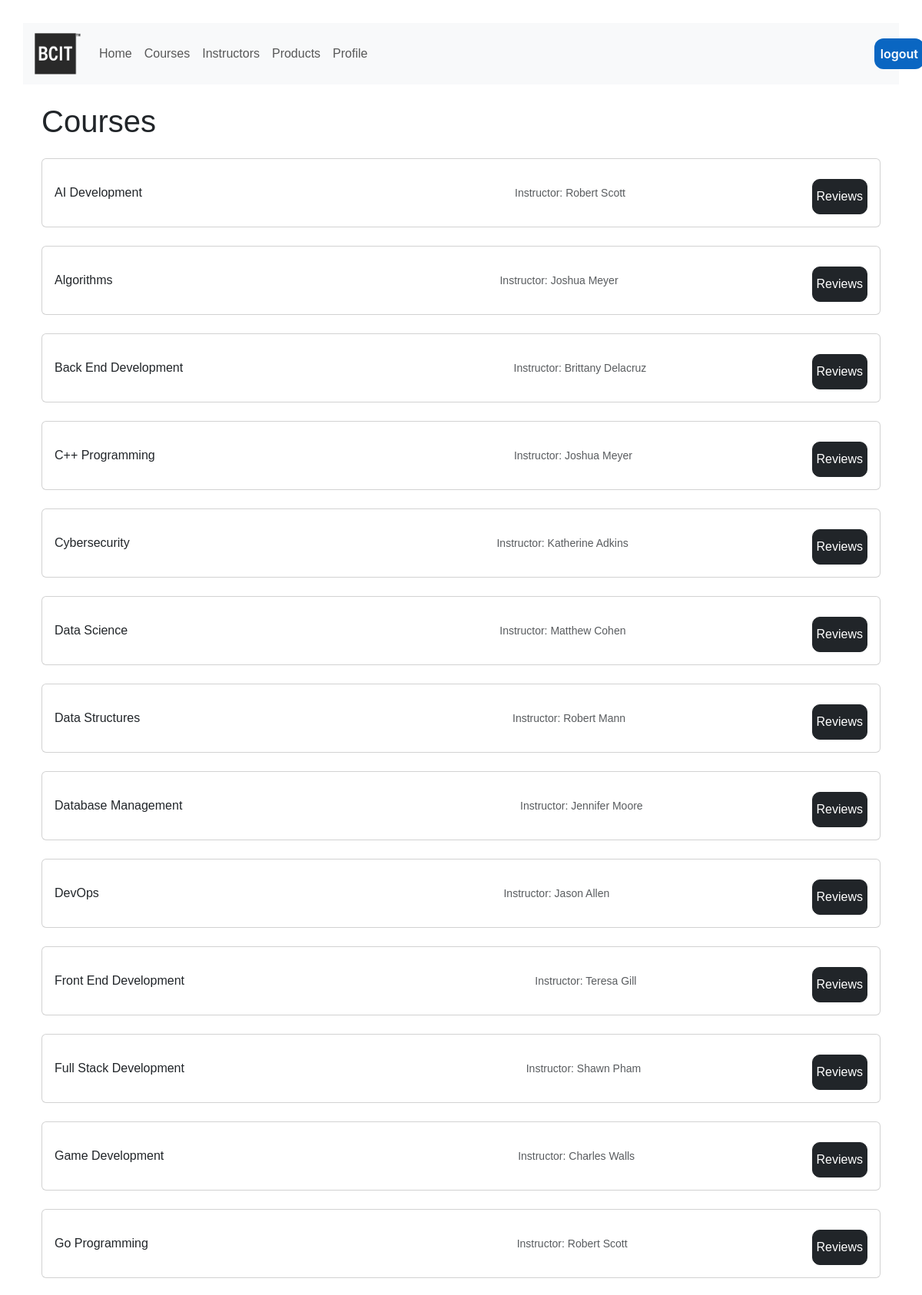
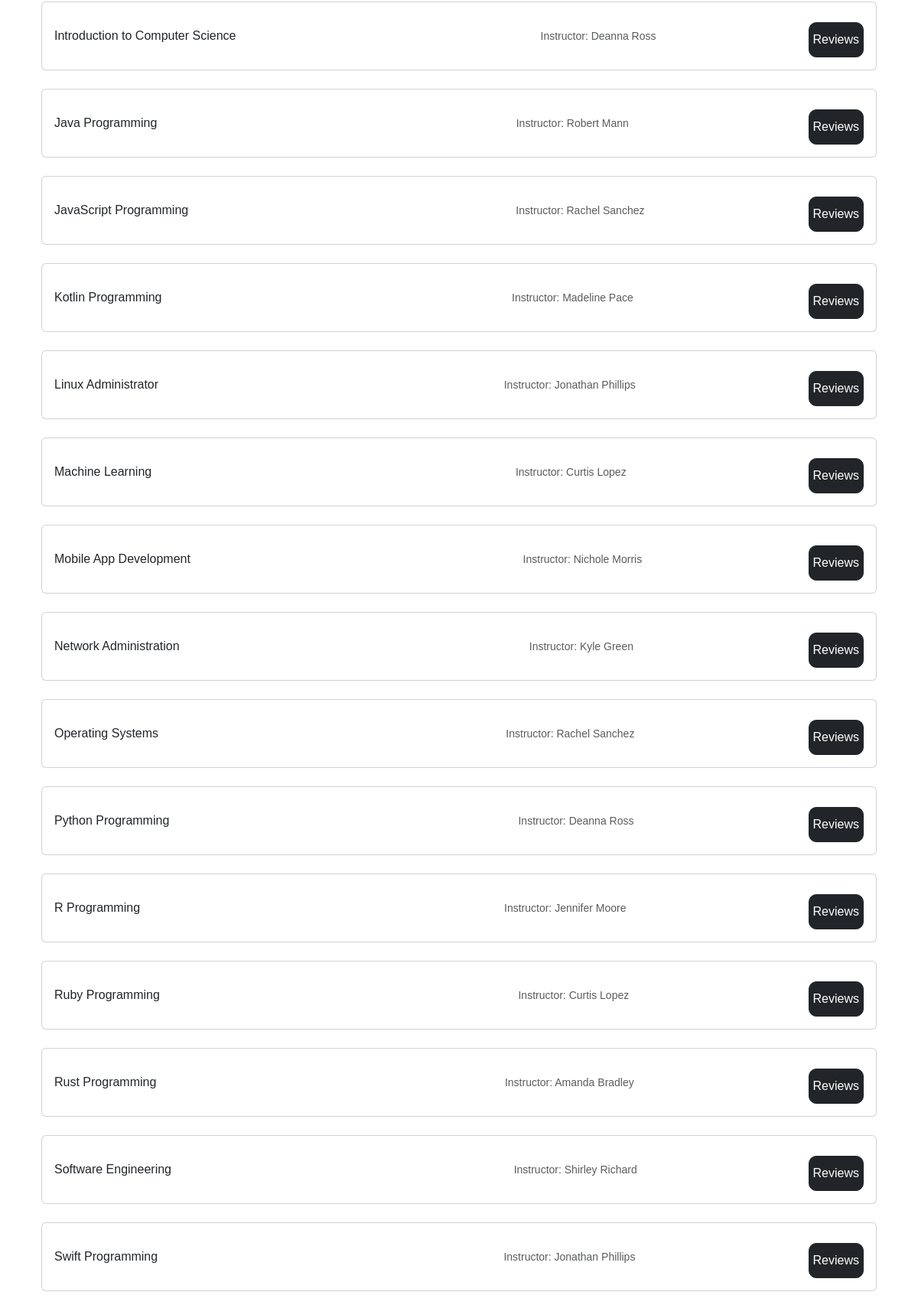
Screenshot of /courses (upper part) with the database file from the repository (2 pictures, top to bottom).
### models.py (models this page shows)
class Course(db.Model):
    id = Column(Integer, primary_key=True)
    name = Column(String, nullable=False)
    duration=  Column(String, nullable=False)
    price = Column(Numeric(10,2), nullable=False)
    instructor_id = Column(Integer, ForeignKey(Instructor.id), nullable=False)
    instructor = relationship('Instructor', back_populates='courses')
    enrollments = relationship('Enrollment', back_populates='course')

class Instructor(db.Model):
    id = Column(Integer, primary_key=True)
    name = Column(String, nullable=False)
    phone= Column(String, nullable=False)
    email = Column(String, nullable=False)
    courses = relationship('Course', back_populates='instructor')

### routes/html_routes.py (the view)
@html_bp.route("/courses")
def show_courses():
    data=db.select(Course).order_by(Course.name).where(Instructor.id == Course.instructor_id)
    result= db.session.execute(data).scalars()
    return render_template("courses.html",ins_courses=result)

### templates/courses.html (shortened to what this page needs)
{% extends "base.html" %}
{% block content %}
    <div class="container">
        <h1 class="my-4">Courses</h1>
        {% for course in ins_courses %}
            <div class="card mb-4">
              <div class="card-body d-flex align-items-center">
                <p class="card-title flex-grow-1 mb-0">{{ course.name }}</p>
                <p class="card-text flex-grow-1 mb-0"><small class="text-muted">Instructor: {{ course.instructor.name }}</small></p>
                <a href="{{url_for('html.show_feedback')}}" class="btn btn-dark first">Reviews</a>
            </div>
            </div>
        {% endfor %}
    </div>
{% endblock %}

### templates/base.html (shortened to what this page needs)
<!doctype html>
<html lang="en">
    <head>
        <link rel="stylesheet" href="https://cdn.jsdelivr.net/npm/bootstrap@5.3.2/dist/css/bootstrap.min.css" >
        <link href="{{ url_for('static',filename='css/styles.css') }}" rel="stylesheet">
        <link rel="stylesheet"href="https://cdnjs.cloudflare.com/ajax/libs/font-awesome/6.5.2/css/all.min.css">
    </head>
    <body>
        <nav class="navbar navbar-expand-lg navbar-light bg-light">
            <img id="logo" class="navbar-brand" src="{{url_for('static',filename='images/BCIT_grey.png')}}"></img>
            <div class="collapse navbar-collapse" id="navbarNav">
                <ul class="navbar-nav">
                    <li class="nav-item active">
                        <a class="nav-link" href="{{url_for('html.home')}}">Home</a>
                    </li>
                    <li class="nav-item">
                        <a class="nav-link" href="{{url_for('html.show_courses')}}">Courses</a>
                    </li>
                    <li class="nav-item">
                        <a class="nav-link" href="#">Instructors</a>
                    </li>
                    <li class="nav-item">
                        <a class="nav-link" href="#">Products</a>
                    </li>
                    <li class="nav-item">
                        <a class="nav-link" href="#">Profile</a>
                    </li>
                    <li>
                        <a class="nav-link space" href="{{url_for('html.logout')}}">logout</a>
                    </li>
                </ul>
            </div>
        </nav>
        <div class="container">
            {% block content %}
            {% endblock %}
        </div>
    </body>
</html>

### static/css/styles.css (style rules this page uses)
body { background-size: cover; font-family: sans-serif; padding: 30px; }
#logo { width: 60px; margin-left: 15px; }
.first { color: white; padding: 10px 5px; border-radius: 10px; margin-top: 10px; text-decoration: none; }
.space { align-items: center; background-color: #0A66C2; border: 0; border-radius: 12px; box-sizing: border-box; color: #ffffff; cursor: pointer; display: inline-flex; font-family: -apple-system, system-ui, system-ui, "Segoe UI", Roboto, "Helvetica Neue", "Fira Sans", Ubuntu, Oxygen, "Oxygen Sans", Cantarell, "Droid Sans", "Apple Color Emoji", "Segoe UI Emoji", "Segoe UI Symbol", "Lucida Grande", Helvetica, Arial, sans-serif; font-size: 16px; font-weight: 600; justify-content: center; line-height: 20px; max-width: 480px; min-height: 40px; min-width: 0px; overflow: hidden; padding: 0px; padding-left: 20px; padding-right: 20px; text-align: center; touch-action: manipulation; transition: background-color 0.167s cubic-bezier(0.4, 0, 0.2, 1) 0s, box-shadow 0.167s cubic-bezier(0.4, 0, 0.2, 1) 0s, color 0.167s cubic-bezier(0.4, 0, 0.2, 1) 0s; user-select: none; -webkit-user-select: none; vertical-align: middle; margin-left: 1000%; }

### rows the page displays
Course: name "AI Development", instructor.name "Robert Scott"
Course: name "Algorithms", instructor.name "Joshua Meyer"
Course: name "Back End Development", instructor.name "Brittany Delacruz"
Course: name "C++ Programming", instructor.name "Joshua Meyer"
Course: name "Cybersecurity", instructor.name "Katherine Adkins"
Course: name "Data Science", instructor.name "Matthew Cohen"
Course: name "Data Structures", instructor.name "Robert Mann"
Course: name "Database Management", instructor.name "Jennifer Moore"
Course: name "DevOps", instructor.name "Jason Allen"
Course: name "Front End Development", instructor.name "Teresa Gill"
Course: name "Full Stack Development", instructor.name "Shawn Pham"
Course: name "Game Development", instructor.name "Charles Walls"
Course: name "Go Programming", instructor.name "Robert Scott"
Course: name "Introduction to Computer Science", instructor.name "Deanna Ross"
Course: name "Java Programming", instructor.name "Robert Mann"
Course: name "JavaScript Programming", instructor.name "Rachel Sanchez"
Course: name "Kotlin Programming", instructor.name "Madeline Pace"
Course: name "Linux Administrator", instructor.name "Jonathan Phillips"
Course: name "Machine Learning", instructor.name "Curtis Lopez"
Course: name "Mobile App Development", instructor.name "Nichole Morris"
Course: name "Network Administration", instructor.name "Kyle Green"
Course: name "Operating Systems", instructor.name "Rachel Sanchez"
Course: name "Python Programming", instructor.name "Deanna Ross"
Course: name "R Programming", instructor.name "Jennifer Moore"
Course: name "Ruby Programming", instructor.name "Curtis Lopez"
Course: name "Rust Programming", instructor.name "Amanda Bradley"
Course: name "Software Engineering", instructor.name "Shirley Richard"
Course: name "Swift Programming", instructor.name "Jonathan Phillips"
